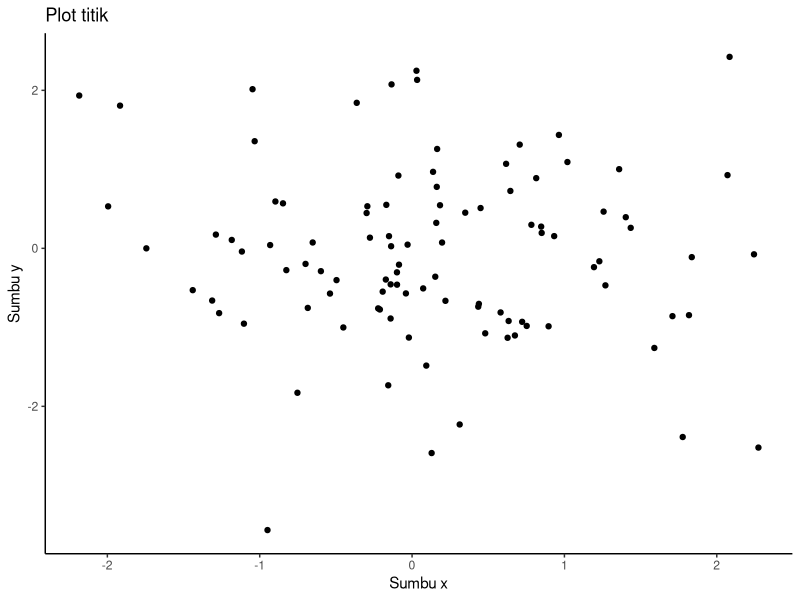
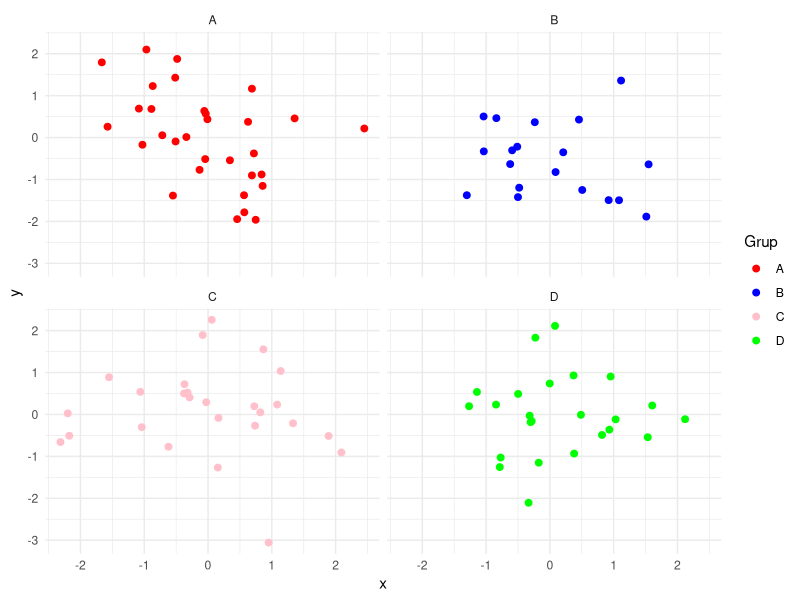
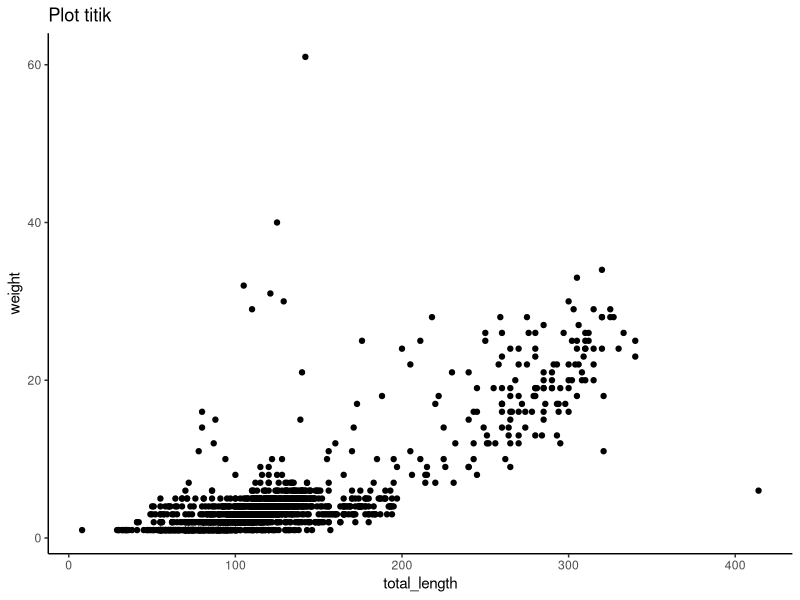
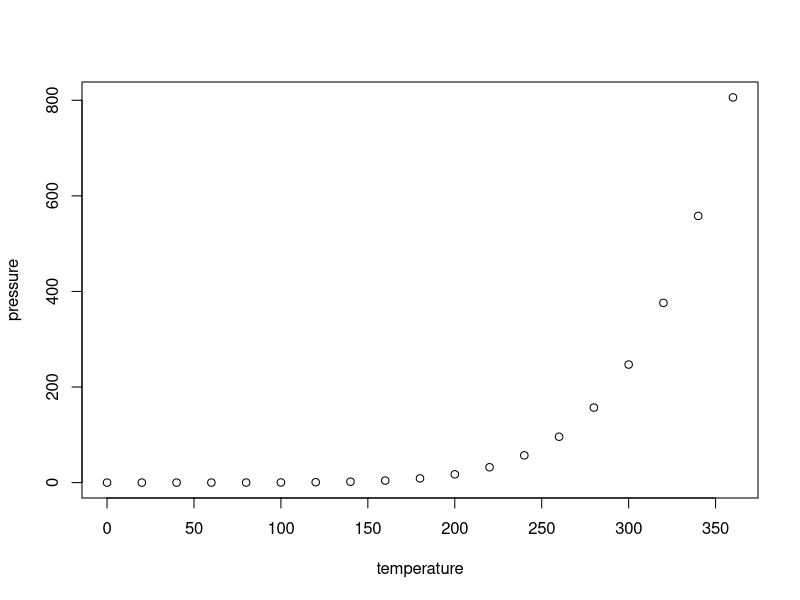

Generate these figures, in order, with R:
## ---- chunk 1
knitr::opts_chunk$set(echo = TRUE)
## ---- chunk 2
library(ggplot2) 
## ---- chunk 3
data <- data.frame(x = rnorm(100), y = rnorm(100))
## ---- chunk 4
print(ggplot(data, aes(x = x, y = y)) + 
        
#menentukat plot titik      
geom_point() +
  
#menambahkan judul plot dan sumbu        
labs(title = "Plot titik", x = "Sumbu x", y = "Sumbu y") +
  
#memilih tema  
theme_classic())
## ---- chunk 5
# buat data frame contoh dengan variable kategorik
data <- data.frame(x = rnorm(100), y = rnorm(100), grup = sample(c("A","B","C","D"), 100,replace = TRUE))

# buat plot titik dengan faceting
ggplot(data, aes(x = x, y = y, color = grup)) +
  
#Menambahkan titik pada plot dengan ukuran titik yang lebih besar (ukuran 2).
  geom_point(size = 2) +
  
#Membagi plot menjadi beberapa sub-plot berdasarkan kategori yang ada di kolom grup. Setiap kategori (A, B, C, D) akan memiliki sub-plotnya sendiri.
  facet_wrap(~ grup) +
  
#Menentukan warna manual untuk masing-masing kategori grup. "A" diwarnai merah, "B" biru, "C" pink, dan "D" hijau.
  scale_color_manual(values = c("A" = "red", "B" = "blue", "C" = "pink", "D" = "green")) + 
  
# mengatur tema
  theme_minimal() +
  
#Menambahkan label pada legenda warna yang menjelaskan bahwa warna mewakili kategori "Grup".
  labs(color = "Grup")
## ---- chunk 6
library(readr)
lizards <- suppressMessages(read_csv("lizards.csv"))
## ---- chunk 7
library(ggplot2) 

#membuat plot titik
ggplot(lizards, aes(x = total_length, y = weight)) + 
  geom_point() +
  
#menambahkan judul plot dan sumbu 
  labs(title = "Plot titik" , x = "total_length", y = "weight") + theme_classic()

## ---- chunk 8
library(readr)
iris <- read_csv("iris.csv")
## ---- chunk 9
View(iris)
## ---- chunk 10
print ("hallo word")
## ---- chunk 11
summary(cars)
## ---- chunk 12
plot(pressure)
